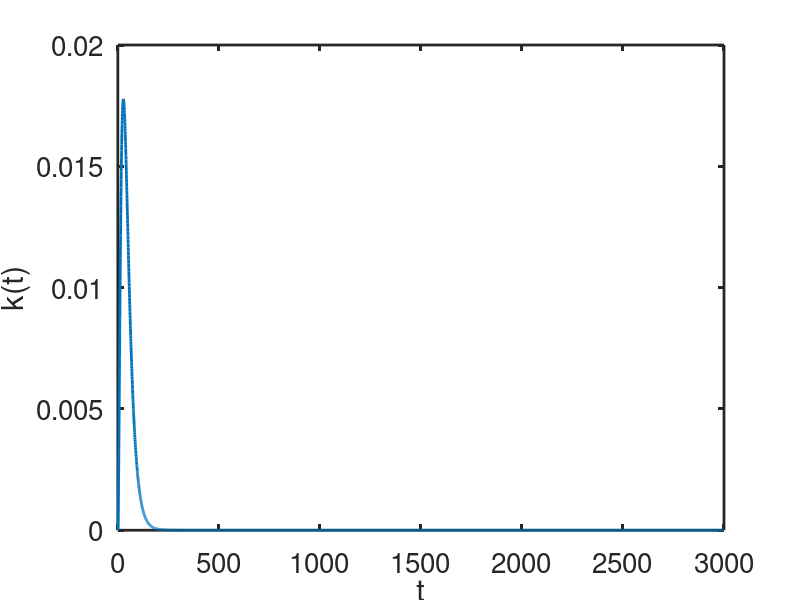
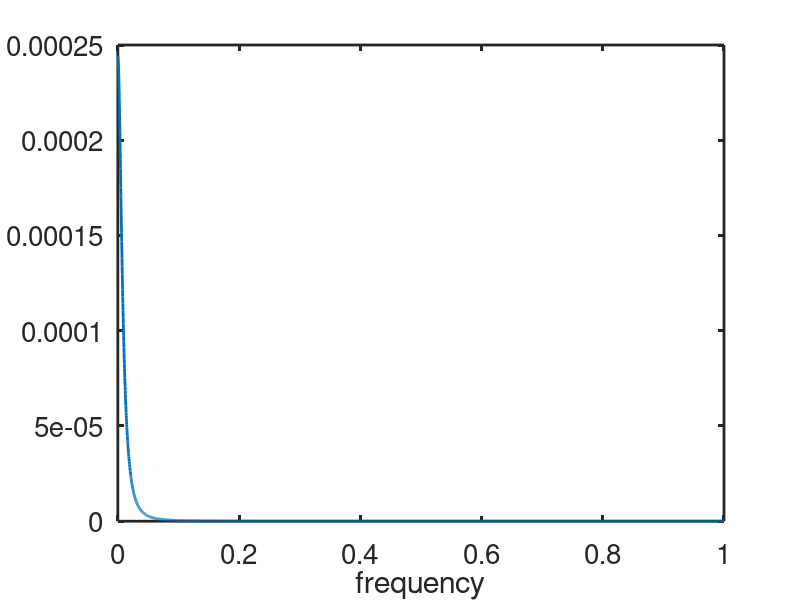
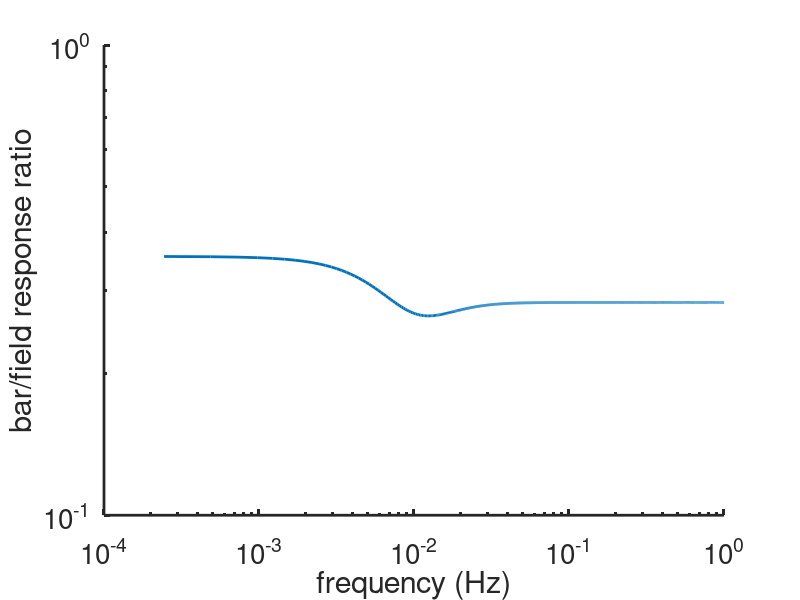
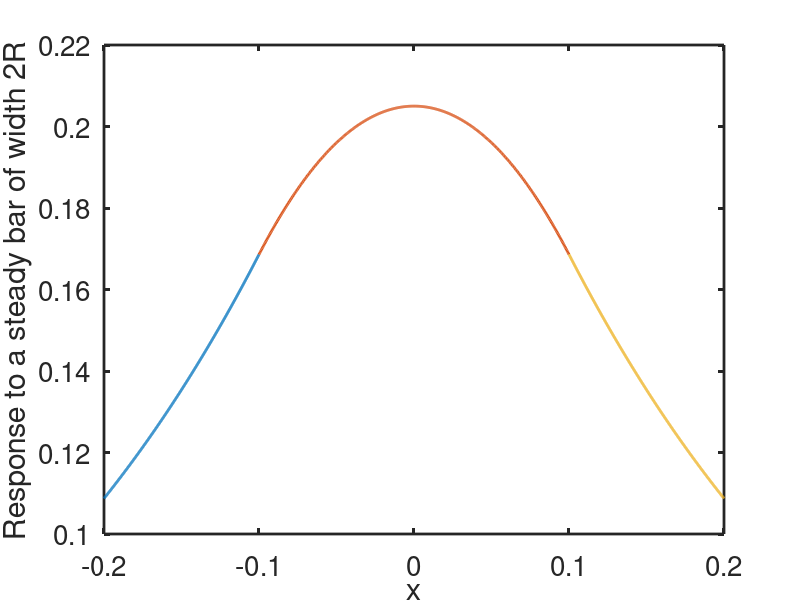

MATLAB code to generate these figures, in order: (Note: this script raises an error after producing the figures.)

% Solutions of the Krausz-Naka model of photoreceptor cell/horizontal cell
% interactions in the catfish retina. 

% The Matlab/Octave file used to generate the image in Fig. 17 of Chapter
% 19 
% Keener and Sneyd, Mathematical Physiology, 3rd Edition, Springer.

% Written by James Keener and James Sneyd

%%%%%%%%%%%%%%%%%%%%%%%%%%%%%%%%%%%%%%%%%%%%%%%%%%%%%%%%%%%%%%%
clear all
close all
clc
set(0,                           ...
   'defaultaxesfontsize', 20,   ...
   'defaultaxeslinewidth', 2.0, ...
   'defaultlinelinewidth', 2.0, ...
   'defaultpatchlinewidth', 0.7);
% Work in time units of milliseconds
lh = 0.3;                      % The space constant of electrical diffusion in the horizontal cell layer
A = 3000;
tau = 25 ; 
t0 = 0.02; 

%% Set up and plot k and khat

% First, set up k and khat. We do this by taking the inverse Fourier
% transform of the function k(t), which is given in the text. We plot k(t)
% just for fun, to make sure it looks OK

Fs = 2;              % sampling frequency
t = 0:1/Fs:3000;             % time vector
L = length(t);              % signal length

k = (3/tau)*exp(-(t-t0)/tau).*(1 - exp(-(t-t0)/tau) ).^2;   % From the Krausz-Naka paper.
figure(1)
plot(t,k)
ylabel('k(t)')
xlabel('t')

n = 2^nextpow2(L);          % Extend sample length and pad with zeros
khat = fft(k,n)/n;          % Take the FFT.
f = Fs*(0:(n/2))/n;         % Define the frequencies for the frequency domain
figure(2)
plot(f,abs(khat(1:n/2+1)))
%ylabel('\hat{k}(t)')
xlabel('frequency')
% Once we know the FT of k, we can then calculate alpha(w).
alpha = (1 + A*khat).^0.5/lh;
alpha0 = (1+A*khat(1))^0.5/lh;      % The zero frequency value of alpha
fullfield = 1/(alpha0^2*lh^2)       % The full-field response. Used as a check, mostly.

%% Computation of the frequency response of the bar/field ratio at x=0
R = 0.1;           % Set the width of the bar. R=1 is a wide bar. R=0.1 is a thin bar
x = 0;

F = (2 - exp(-alpha.*(x+R)) - exp(alpha.*(x-R)));  % F as defined in the text
ratio = F/2;

figure(3)
loglog(f,abs(ratio(1:n/2+1)))
xlabel('frequency (Hz)')
ylabel('bar/field response ratio')
box off
%% Response to a steady bar of width 2R, by direct calculation and then by convolution. Plot on same graph, to compare

% To get a steady response, choose alpha to be the value at 0 frequency. So
% use alpha0 here. 

upper = 2*R;
lower = upper;

% Calculate the bar response in three pieces, To the
% left of the bar, inside the bar, and then to the right of the bar.
x1 = linspace(-lower,-R,500);
G1 = (1/(2*alpha0*alpha0*lh*lh))*abs(exp(-alpha0*abs(x1+R)) - exp(-alpha0*abs(R-x1)));
figure(4)
plot(x1,G1,'LineWidth',2)
hold on

x2 = linspace(-R,R,500);
G2 = (1/(2*alpha0*alpha0*lh*lh))*( 2 - (exp(alpha0*(x2-R)) + exp(-alpha0*(x2+R)) ) );
plot(x2,G2,'LineWidth',2)

x3 = linspace(R,upper,500);
G3 = (1/(2*alpha0*alpha0*lh*lh))*abs(exp(-alpha0*abs(x3+R)) - exp(-alpha0*abs(R-x3)));
plot(x3,G3,'LineWidth',2)
ylabel('Response to a steady bar of width 2R')
xlabel('x')

% Now find the response by convolution
        
p = @(x) heaviside(x+R).*heaviside(R-x);                % The stimulus. Redefine as needed
gg = @(x) (1/(2*alpha0*lh*lh))*exp(-alpha0*abs(x));     % The Green's function
x = linspace(-2*lower,2*upper,500);                     % Increase the bounds, to try and avoid edge effects
dx=x(2)-x(1);

% Use the built-in Matlab convolution function, which is faster than doing the integral directly.
% But be careful, as this can generate edge effects (as it doesn't always correspond to an integral on
% a domain that is large enough), and it also becomes weird as R gets large; it 
% doesn't pick up sharp edges very well, and the edges get sharper as R
% gets larger.
cc = conv(p(x),gg(x),'same')*dx;  

plot(x,cc,'k--','LineWidth',2)
hold off

%% Check
% Now check that the ratio of the bar/field response (computed directly by
% solving the differential equations) is the same as that given by the
% frequency response

bar_response = G2(250);  % Take the midpoint of the bar response, to get the value at x=0.
fprintf('direct solution gives the bar/field ratio as %d\n\n',bar_response/fullfield);
fprintf('the frequency response gives the bar/field ratio as %d\n\n',abs(ratio(1)));
